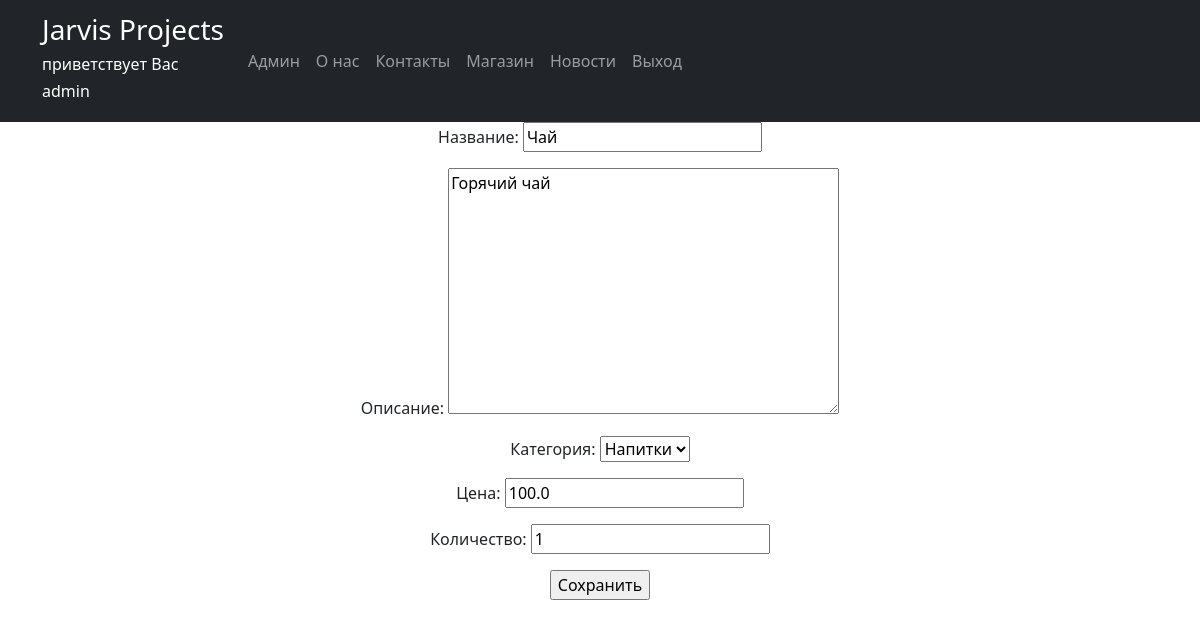
Screenshot of /store/products/1/update/ (signed in) with the database file from the repository.
### store/models.py (models this page shows, shortened)
class Product(models.Model):
    category = models.ForeignKey(to='Category', blank=True, null=True, on_delete=models.SET_NULL, related_name='products', verbose_name='Категория')
    name = models.CharField(max_length=50, unique=True, verbose_name='Название') # названия товаров не должны повторяться
    description = models.TextField(verbose_name='Описание')
    quantity = models.IntegerField(validators=[MinValueValidator(0)], verbose_name='Количество')
    price = models.FloatField(validators=[MinValueValidator(0.0)], verbose_name='Цена')
    class Meta:
        verbose_name = 'Товар'
        verbose_name_plural = 'Товар'
        ordering = ['-price']

class Category(models.Model):
    name = models.CharField(max_length=100, null=True, unique=True, verbose_name='Название')
    def __str__(self):
        return self.name
    class Meta:
        verbose_name = 'Категория'
        verbose_name_plural = 'Категории'
        ordering = ['name']

### store/views.py (the view)
# urls.py: path('products/<int:pk>/update/', ProductUpdate.as_view(), name = 'product_update'),
class ProductUpdate(PermissionRequiredMixin, UpdateView):
    permission_required = ('store.change_product')
    raise_exception = True
    form_class = ProductForm
    model = Product
    template_name = 'store/product_edit.html'

### store/forms.py (shortened to what this page needs)
class ProductForm(forms.ModelForm):
    class Meta:
        model = Product
        fields = [
            'name',
            'description',
            'category',
            'price',
            'quantity',
        ]

### store/templates/store/product_edit.html (shortened to what this page needs)
{% extends 'flatpages/default.html' %}
    {% block content %}
    <form action="" method="post">
         {{ form.as_p }}
         <input type="submit" value="Сохранить">
    </form>
    {% endblock content %}

### templates/flatpages/default.html (shortened to what this page needs)
<!DOCTYPE html>
<html lang="en">
    <head>
        {% load static %}
        <link href="{% static 'css/styles.css' %}" rel="stylesheet" />
    </head>
    <body>
        <nav class="navbar navbar-expand-lg navbar-dark bg-dark static-top">
            <div class="container">
                <a class="navbar-brand" href="#"><h3>Jarvis Projects</h3>
                    <h6>приветствует Вас</h6>
                    <h6>{{ user.username }}</h6></a>
                <div class="collapse navbar-collapse" id="navbarResponsive">
                    <ul class="navbar-nav ml-auto">
                        <li class="nav-item active">
                            <a class="nav-link" href="/admin">Админ
                            </a>
                        </li>
                        <li class="nav-item">
                            <a class="nav-link" href="/">О нас</a>
                        </li>
                        <li class="nav-item">
                            <a class="nav-link" href="/contacts/">Контакты</a>
                        </li>
                        <li class="nav-item">
                            <a class="nav-link" href="/store/products/">Магазин</a>
                        </li>
                        <li class="nav-item">
                            <a class="nav-link" href="/newsportal/posts/">Новости</a>
                        </li>
                        {% if user.is_authenticated %}
                        <li class="nav-item">
                            <form method="post" action="{% url 'logout' %}">
                                <button type="submit" class="nav-link" style="background-color: transparent; border: none; cursor: pointer;">Выход</button>
                            </form>
                        </li>
                        {% endif %}
                    </ul>
                </div>
            </div>
        </nav>
        <div class="container">
            <div class="row">
                <div class="col-lg-12 text-center">
                    {% block content %}{% endblock content %}
                </div>
            </div>
         </div>
    </body>
</html>

### rows the page displays
Product: name "Чай", description "Горячий чай", category "Напитки", price "100.0", quantity "1"

### other values shown
{{ user.username }} "admin"
